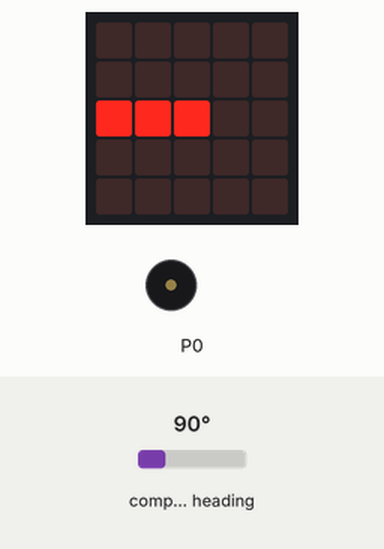
This program was run on a simulated BBC micro:bit (MakeCode). On the bench: the board's 5×5 LED display, buzzer (waves = sounding). The test bench sets the inputs (shaded band); at power-on: compass heading 90°. The compass is already calibrated.

Above: at 1.7 s.
1.8 s: compass heading set to 7°
At 2.5 s:
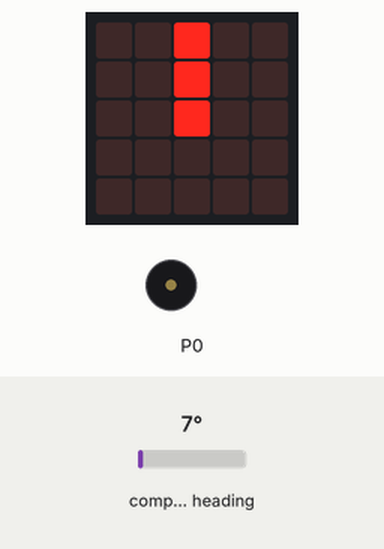
3.6 s: compass heading set to 180°
At 4.3 s:
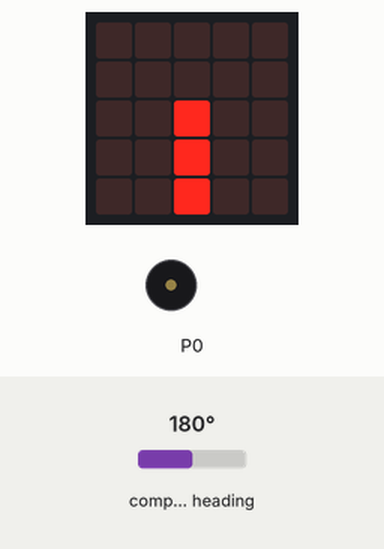
5.3 s: compass heading set to 269°
At 6.1 s:
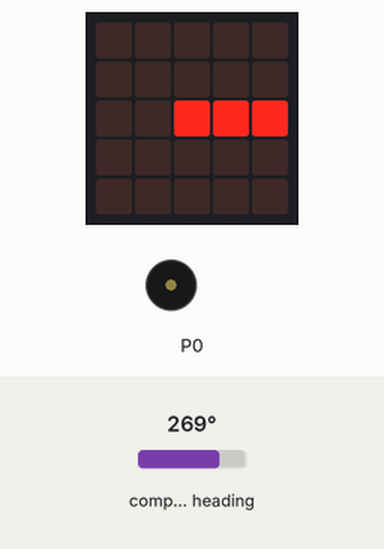
7.0 s: compass heading set to 90°
At 7.9 s:
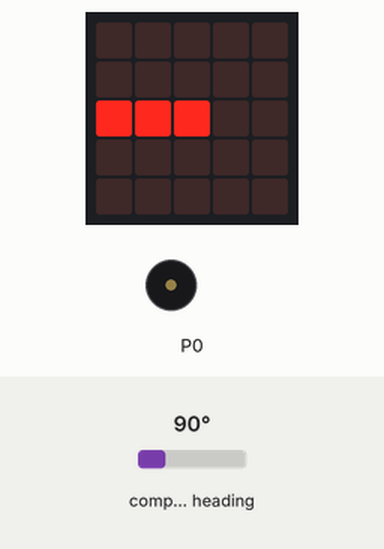
8.7 s: compass heading set to 116°
At 9.7 s:
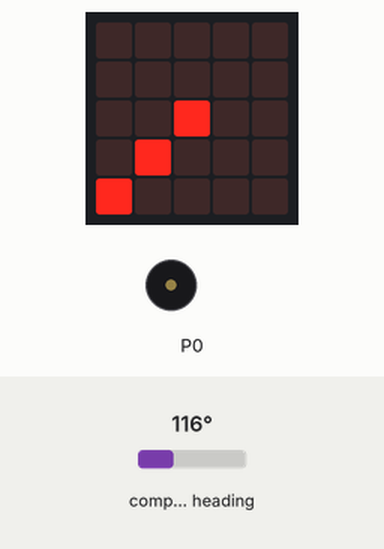
10.4 s: compass heading set to 206°
At 11.5 s:
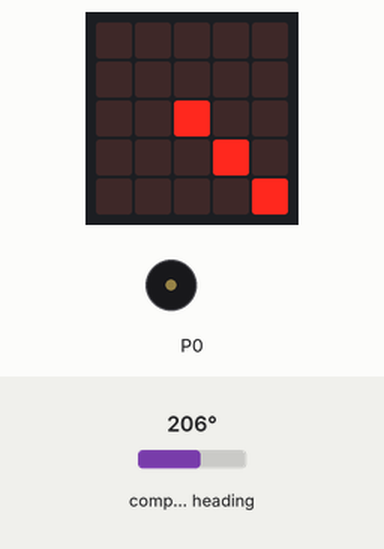
Timing chart, 0 to 13.0 s (numbered marks = the images above; inputs shaded):
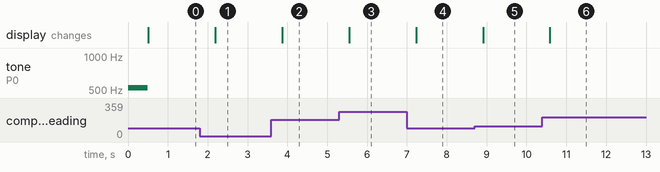

The program:

main.ts
```typescript
let direction = 0
music.setVolume(7)
music.playTone(523, music.beat(BeatFraction.Whole))
basic.forever(function () {
    direction = 360 - input.compassHeading()
    if (direction < 22.5) {
        basic.showLeds(`
            . . # . .
            . . # . .
            . . # . .
            . . . . .
            . . . . .
            `)
    } else if (direction < 67.5) {
        basic.showLeds(`
            . . . . #
            . . . # .
            . . # . .
            . . . . .
            . . . . .
            `)
    } else if (direction < 112.5) {
        basic.showLeds(`
            . . . . .
            . . . . .
            . . # # #
            . . . . .
            . . . . .
            `)
    } else if (direction < 157.5) {
        basic.showLeds(`
            . . . . .
            . . . . .
            . . # . .
            . . . # .
            . . . . #
            `)
    } else if (direction < 202.5) {
        basic.showLeds(`
            . . . . .
            . . . . .
            . . # . .
            . . # . .
            . . # . .
            `)
    } else if (direction < 247.5) {
        basic.showLeds(`
            . . . . .
            . . . . .
            . . # . .
            . # . . .
            # . . . .
            `)
    } else if (direction < 292.5) {
        basic.showLeds(`
            . . . . .
            . . . . .
            # # # . .
            . . . . .
            . . . . .
            `)
    } else if (direction < 337.5) {
        basic.showLeds(`
            # . . . .
            . # . . .
            . . # . .
            . . . . .
            . . . . .
            `)
    } else {
        basic.showLeds(`
            . . # . .
            . . # . .
            . . # . .
            . . . . .
            . . . . .
            `)
    }
})
```

test.ts
```typescript
// 在此处测试；当此软件包作为插件使用时，将不会编译此软件包。
```

Measured:
- after the input at 1.8 s, the display: changes after 0.39 s (image 1)
- after the input at 3.6 s, the display: changes after 0.27 s (image 2)
- after the input at 5.3 s, the display: changes after 0.25 s (image 3)
- after the input at 7.0 s, the display: changes after 0.23 s (image 4)
- after the input at 8.7 s, the display: changes after 0.21 s (image 5)
- after the input at 10.4 s, the display: changes after 0.19 s (image 6)
